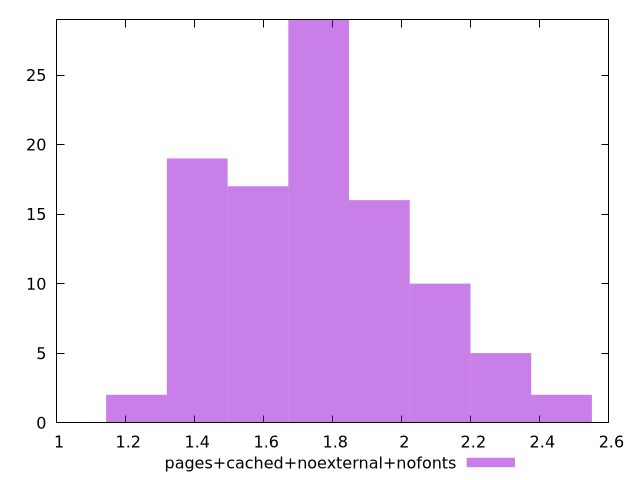

Here is the gnuplot script that generated this plot:
$_pagesCachedNoexternalNofonts <<EOF
2.1110195550625006 10
1.407346370041667 19
1.9351012588072922 16
1.7591829625520838 29
1.5832646662968755 17
2.2869378513177088 5
2.4628561475729174 2
1.2314280737864587 2
EOF
set key outside below
set terminal pngcairo
set output "report_00005_2020-11-02T22-26-11.212Z/server-response-time/pages+cached+noexternal+nofonts//raw_hist.png"
set yrange [0:29]
set boxwidth 0.17591829625520838
set style fill transparent solid 0.5 noborder
plot $_pagesCachedNoexternalNofonts title "pages+cached+noexternal+nofonts" with boxes ,
